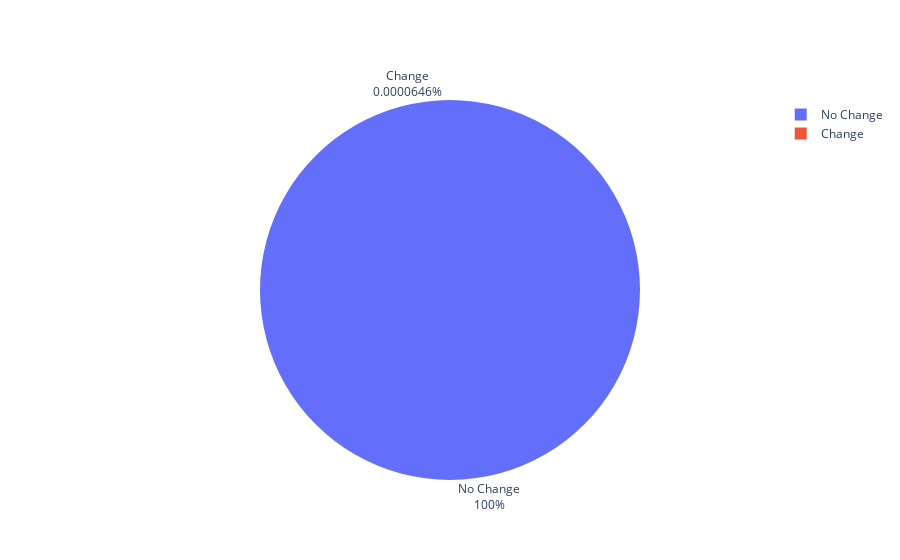

The cell this chart's notebook holds for it:
### Code cell
fig = vh.create_pie_chart(df.to_frame(),["count"])
fig.show()

### Figure 1 — Plotly figure (JSON) as saved in the notebook; plotly's stock layout.template omitted (floating-point values rounded to 4 significant figures)
{"data": [{"automargin": true, "labels": ["No Change", "Change"], "textinfo": "label+percent", "textposition": "outside", "type": "pie", "values": [1547699, 1]}], "layout": {}}
